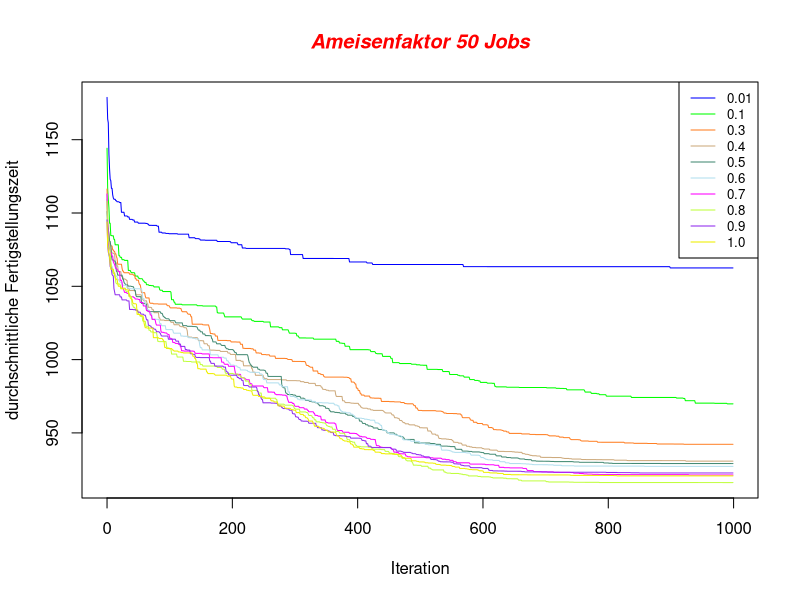
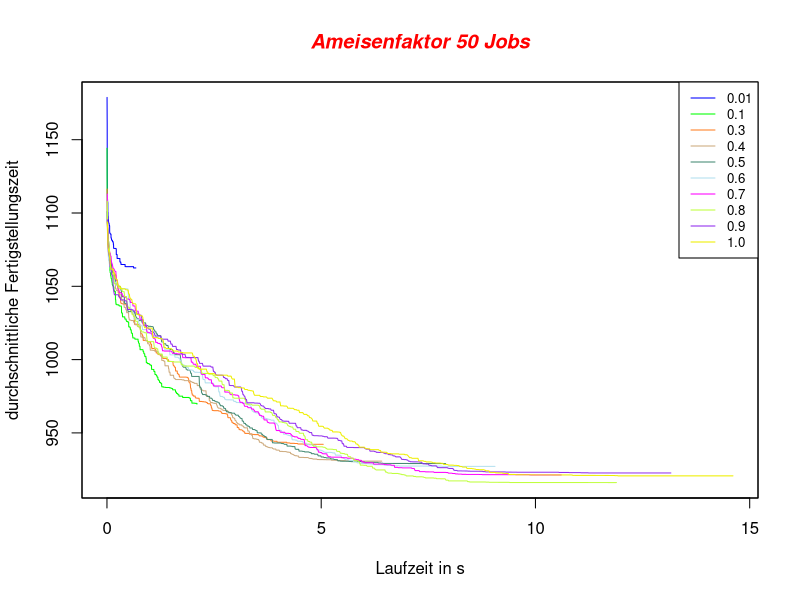

The R script that drew these images, in order:
antFactor01 <- read.csv(file="config_0_mean.csv", header=FALSE, sep=",")
antFactor02 <- read.csv(file="config_1_mean.csv", header=FALSE, sep=",")
antFactor03 <- read.csv(file="config_2_mean.csv", header=FALSE, sep=",")
antFactor04 <- read.csv(file="config_3_mean.csv", header=FALSE, sep=",")
antFactor05 <- read.csv(file="config_4_mean.csv", header=FALSE, sep=",")
antFactor06 <- read.csv(file="config_5_mean.csv", header=FALSE, sep=",")
antFactor07 <- read.csv(file="config_6_mean.csv", header=FALSE, sep=",")
antFactor08 <- read.csv(file="config_7_mean.csv", header=FALSE, sep=",")
antFactor09 <- read.csv(file="config_8_mean.csv", header=FALSE, sep=",")
antFactor10 <- read.csv(file="config_9_mean.csv", header=FALSE, sep=",")

iteration <- c(antFactor01[1]$V1)

jpeg('result_time_mean_iteration.jpg')
yrange <- range(antFactor01[2]$V2, 
    antFactor02[2]$V2, 
    antFactor03[2]$V2, 
    antFactor04[2]$V2, 
    antFactor05[2]$V2,  
    antFactor06[2]$V2,  
    antFactor07[2]$V2, 
    antFactor08[2]$V2,
    antFactor09[2]$V2,
    antFactor10[2]$V2)

xrange <- range(antFactor01[3]$V3, 
    antFactor02[3]$V3, 
    antFactor03[3]$V3, 
    antFactor04[3]$V3, 
    antFactor05[3]$V3,  
    antFactor06[3]$V3,  
    antFactor07[3]$V3, 
    antFactor08[3]$V3,
    antFactor09[3]$V3,
    antFactor10[3]$V3)

plot(iteration, antFactor01[2]$V2, type="l", ylim=yrange, col="blue", ann=FALSE)
lines(iteration, antFactor02[2]$V2, type="l", col="green")
lines(iteration, antFactor03[2]$V2, type="l", col="chocolate1")
lines(iteration, antFactor04[2]$V2, type="l", col="burlywood3")
lines(iteration, antFactor05[2]$V2, type="l", col="aquamarine4")
lines(iteration, antFactor06[2]$V2, type="l", col="lightblue2")
lines(iteration, antFactor07[2]$V2, type="l", col="magenta1")
lines(iteration, antFactor08[2]$V2, type="l", col="olivedrab1")
lines(iteration, antFactor09[2]$V2, type="l", col="purple2")
lines(iteration, antFactor10[2]$V2, type="l", col="yellow2")

title(main='Ameisenfaktor 50 Jobs', col.main="red", font.main=4)
title(xlab='Iteration')
title(ylab='durchschnittliche Fertigstellungszeit')
legend("topright", legend=c("0.01", "0.1", "0.3", "0.4", "0.5", "0.6", "0.7", "0.8", "0.9", "1.0"), 
    col=c("blue", "green", "chocolate1", "burlywood3", "aquamarine4", "lightblue2", "magenta1", "olivedrab1", "purple2", "yellow2"),
    lty=1:1, cex=0.8)

jpeg('result_time_mean_calculationtime.jpg')
plot(antFactor01[3]$V3, antFactor01[2]$V2, type="l", ylim=yrange, xlim=xrange, col="blue", ann=FALSE)
lines(antFactor02[3]$V3, antFactor02[2]$V2, type="l", col="green")
lines(antFactor03[3]$V3, antFactor03[2]$V2, type="l", col="chocolate1")
lines(antFactor04[3]$V3, antFactor04[2]$V2, type="l", col="burlywood3")
lines(antFactor05[3]$V3, antFactor05[2]$V2, type="l", col="aquamarine4")
lines(antFactor06[3]$V3, antFactor06[2]$V2, type="l", col="lightblue2")
lines(antFactor07[3]$V3, antFactor07[2]$V2, type="l", col="magenta1")
lines(antFactor08[3]$V3, antFactor08[2]$V2, type="l", col="olivedrab1")
lines(antFactor09[3]$V3, antFactor09[2]$V2, type="l", col="purple2")
lines(antFactor10[3]$V3, antFactor10[2]$V2, type="l", col="yellow2")

box()

title(main='Ameisenfaktor 50 Jobs', col.main="red", font.main=4)
title(xlab='Laufzeit in s')
title(ylab='durchschnittliche Fertigstellungszeit')
legend("topright", legend=c("0.01", "0.1", "0.3", "0.4", "0.5", "0.6", "0.7", "0.8", "0.9", "1.0"), 
    col=c("blue", "green", "chocolate1", "burlywood3", "aquamarine4", "lightblue2", "magenta1", "olivedrab1", "purple2", "yellow2"),
    lty=1:1, cex=0.8)